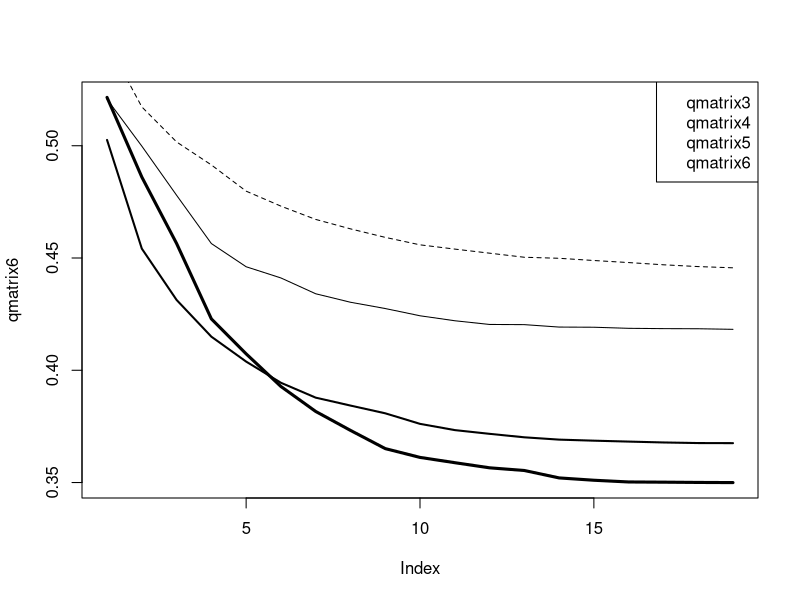

This figure's R source:
qmatrix3 <- c(0.536043796137,0.502728463971,0.473751451868,0.462502321042,0.454400760551,0.449028341774,0.44499945815,0.440547015229,0.437560772583,0.435441317754,0.434858647246,0.433949892371,0.433482429801,0.433238592443,0.432944497973,0.432829002289,0.432820679251,0.432821115754,0.432821115754)
qmatrix4 <- c(0.520678570724,0.499821436858,0.477932389051,0.456426826248,0.446095468052,0.441105439153,0.434064862107,0.430285432239,0.427484869726,0.424259114481,0.422048383741,0.420397684713,0.420317203259,0.419233120167,0.419158332563,0.418675102848,0.418541047649,0.41848704659,0.41822520694)
qmatrix5 <- c(0.50257502878,0.454166453671,0.431317440639,0.414950505641,0.403857963018,0.394424066008,0.387799449458,0.384272822065,0.380825966612,0.376125953679,0.373347421779,0.371684089518,0.370136455837,0.36910549088,0.368637889817,0.368230887474,0.367841871021,0.367575486466,0.367536172049)
qmatrix6 <- c(0.521514937386,0.486043916469,0.456458821904,0.422876970644,0.407306178374,0.392772569357,0.381652349138,0.373216198632,0.365103985675,0.361183483911,0.358830843663,0.356550136546,0.355355755761,0.352051889105,0.351014671642,0.350247764041,0.350155689194,0.350037165558,0.349968462248)
irt <- c(0.546146762748,0.517293197792,0.501678692564,0.491442586709,0.479766045595,0.473092611908,0.467177890746,0.46297565417,0.459185753169,0.455856659459,0.453962117759,0.452141872862,0.450326035917,0.449865841657,0.448877624044,0.447959227107,0.446972158636,0.446173629177,0.445624885645)
plot(qmatrix6, type="l", lwd=3)
lines(qmatrix4, type="l", lwd=1)
lines(qmatrix5, type="l", lwd=2)
lines(irt, type="l", xlab="dat", lty="dashed")
legend("topright", c("qmatrix3", "qmatrix4", "qmatrix5", "qmatrix6"))
